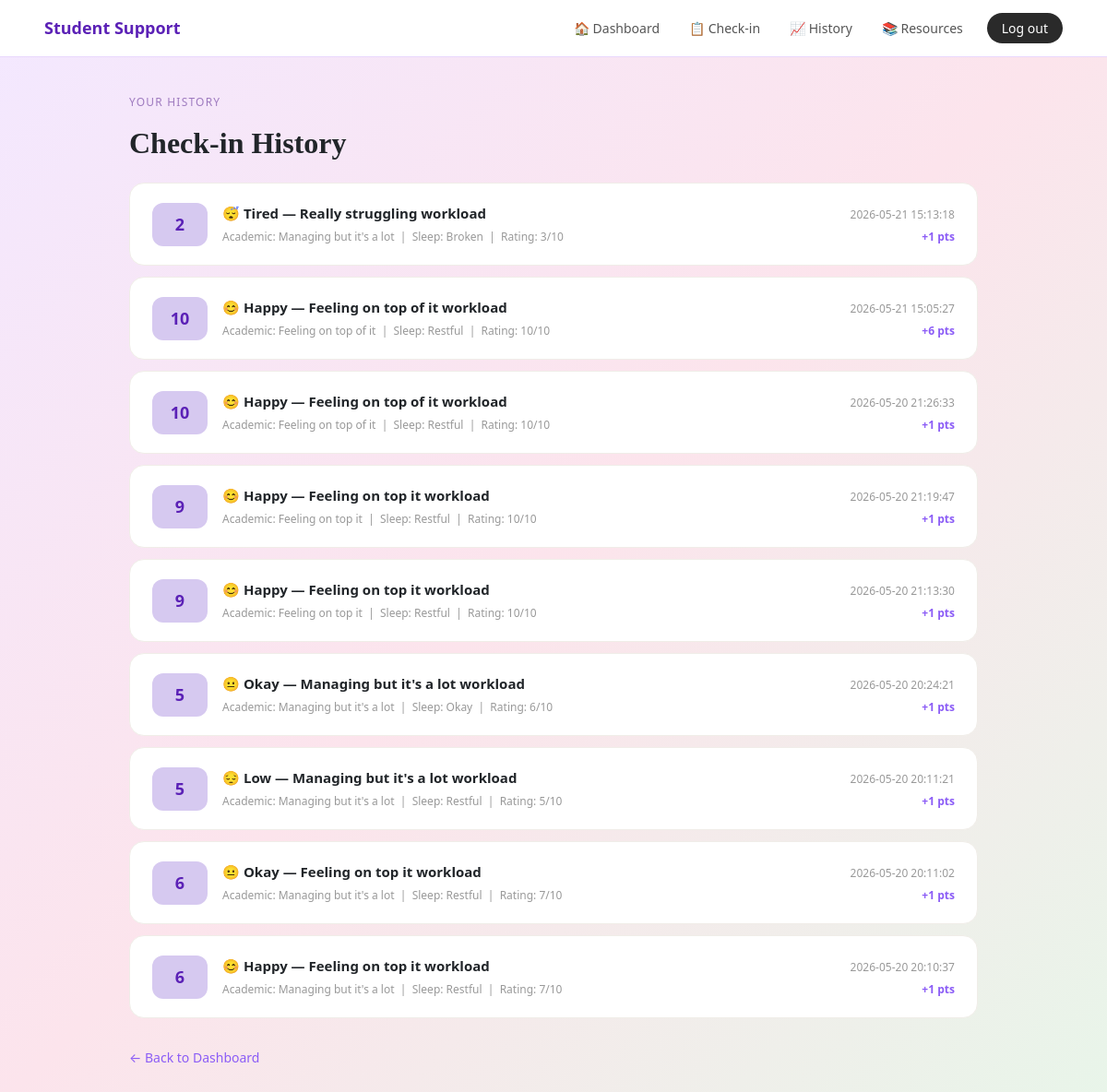
Page /view-checkins (signed in) on the committed database.
### tables this page shows
CREATE TABLE checkins (
            id INTEGER PRIMARY KEY AUTOINCREMENT,
            user_id INTEGER,
            mood TEXT,
            academic TEXT,
            workload TEXT,
            social TEXT,
            financial TEXT,
            sleep TEXT,
            rating INTEGER,
            score INTEGER,
            points_earned INTEGER DEFAULT 0,
            date TIMESTAMP DEFAULT CURRENT_TIMESTAMP,
            FOREIGN KEY (user_id) REFERENCES users(id)
        );

### app.py (the view)
@app.route("/view-checkins")
def view_checkins():
    if "user_id" not in session:
        return redirect(url_for("login"))
    conn = get_db_connection()
    checkins = conn.execute(
        "SELECT * FROM checkins WHERE user_id = ? ORDER BY date DESC",
        (session["user_id"],)
    ).fetchall()
    conn.close()
    return render_template("view_checkins.html", checkins=checkins)

### app.py (called while the page is built)
def get_db_connection():
    conn = sqlite3.connect("wellbeing.db")
    conn.row_factory = sqlite3.Row
    return conn

### templates/view_checkins.html
{% extends "base.html" %}
{% block content %}
<div style="max-width: 960px; margin: 0 auto; padding: 40px 20px;">
    <p style="font-size: 12px; letter-spacing: 0.1em; text-transform: uppercase; color: #9E7ABF;">Your History</p>
    <h1 style="font-family: Georgia, serif; font-size: 32px; font-weight: 600; margin-bottom: 24px;">Check-in History</h1>
    {% if checkins %}
    {% for checkin in checkins %}
    <div style="background: white; border-radius: 16px; padding: 20px 24px; margin-bottom: 12px; display: flex; align-items: center; gap: 16px; border: 1px solid #F0EDE8;">
        <div style="background: #D6C9F0; border-radius: 12px; padding: 10px 16px; font-weight: 700; color: #5B21B6; font-size: 18px; min-width: 60px; text-align: center;">
            {{ checkin.score }}
        </div>
        <div style="flex: 1;">
            <strong style="display: block; font-size: 15px;">
                {% if checkin.mood == 'happy' %}😊
                {% elif checkin.mood == 'okay' %}😐
                {% elif checkin.mood == 'tired' %}😴
                {% elif checkin.mood == 'stressed' %}😟
                {% else %}😔{% endif %}
                {{ checkin.mood | capitalize }} — {{ checkin.workload | capitalize }} workload
            </strong>
            <span style="font-size: 12px; color: #999;">
                Academic: {{ checkin.academic | capitalize }} &nbsp;|&nbsp;
                Sleep: {{ checkin.sleep | capitalize }} &nbsp;|&nbsp;
                Rating: {{ checkin.rating }}/10
            </span>
        </div>
        <div style="text-align: right;">
            <span style="font-size: 12px; color: #999;">{{ checkin.date }}</span><br>
            <span style="font-size: 12px; font-weight: 600; color: #8B5CF6;">+{{ checkin.points_earned }} pts</span>
        </div>
    </div>
    {% endfor %}
    {% else %}
    <div style="text-align: center; padding: 40px; background: white; border-radius: 16px;">
        <p style="color: #aaa;">No check-ins yet — <a href="/checkin" style="color: #8B5CF6;">start your first one!</a></p>
    </div>
    {% endif %}
    <a href="/dashboard" style="display: inline-block; margin-top: 20px; color: #8B5CF6; font-size: 14px; text-decoration: none;">← Back to Dashboard</a>
</div>
{% endblock %}

### templates/base.html (style rules this page uses)
body { background: linear-gradient(135deg, #f3e8ff 0%, #fce4ec 50%, #e8f5e9 100%); min-height: 100vh; }

### rows in the picture
checkins: score "2", mood "Tired", workload "Really struggling", academic "Managing but it's a lot", sleep "Broken", rating "3", date "2026-05-21 15:13:18", points_earned "1"
checkins: score "10", mood "Happy", workload "Feeling on top of it", academic "Feeling on top of it", sleep "Restful", rating "10", date "2026-05-21 15:05:27", points_earned "6"
checkins: score "10", mood "Happy", workload "Feeling on top of it", academic "Feeling on top of it", sleep "Restful", rating "10", date "2026-05-20 21:26:33", points_earned "1"
checkins: score "9", mood "Happy", workload "Feeling on top it", academic "Feeling on top it", sleep "Restful", rating "10", date "2026-05-20 21:19:47", points_earned "1"
checkins: score "9", mood "Happy", workload "Feeling on top it", academic "Feeling on top it", sleep "Restful", rating "10", date "2026-05-20 21:13:30", points_earned "1"
checkins: score "5", mood "Okay", workload "Managing but it's a lot", academic "Managing but it's a lot", sleep "Okay", rating "6", date "2026-05-20 20:24:21", points_earned "1"
checkins: score "5", mood "Low", workload "Managing but it's a lot", academic "Managing but it's a lot", sleep "Restful", rating "5", date "2026-05-20 20:11:21", points_earned "1"
checkins: score "6", mood "Okay", workload "Feeling on top it", academic "Managing but it's a lot", sleep "Restful", rating "7", date "2026-05-20 20:11:02", points_earned "1"
checkins: score "6", mood "Happy", workload "Feeling on top it", academic "Managing but it's a lot", sleep "Restful", rating "7", date "2026-05-20 20:10:37", points_earned "1"
